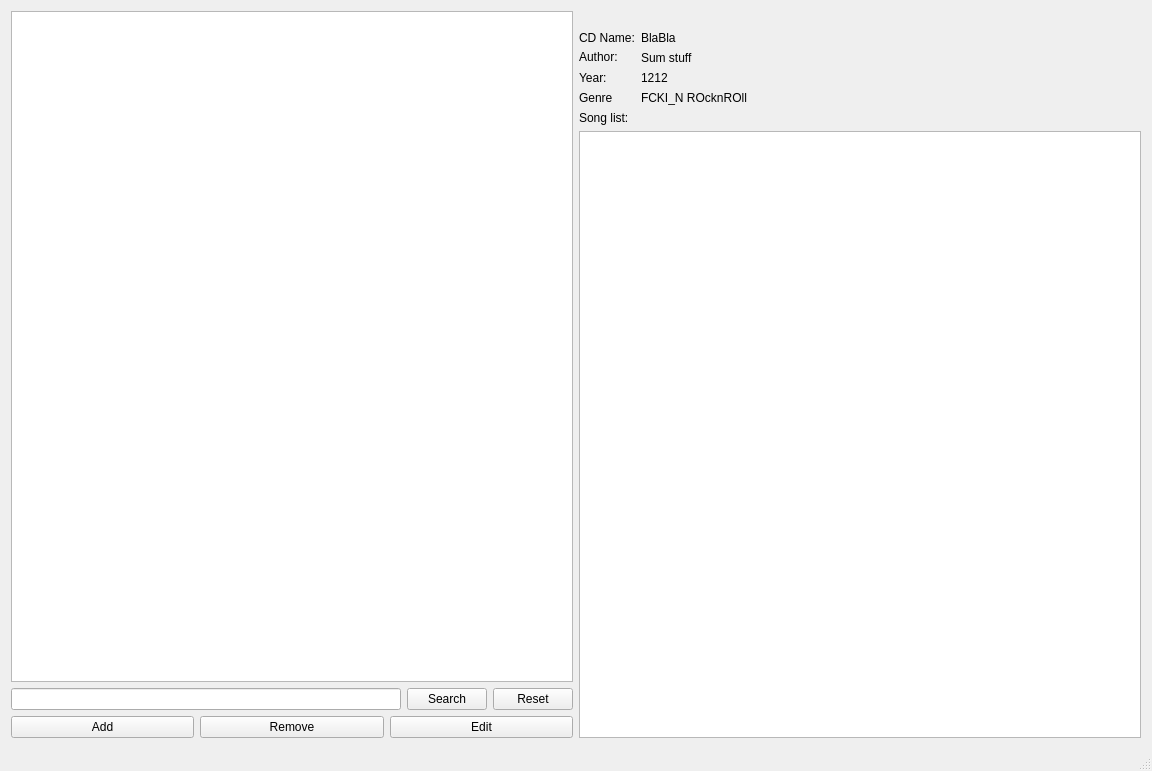
<?xml version="1.0" encoding="UTF-8"?>
<ui version="4.0">
 <class>MainWindow</class>
 <widget class="QMainWindow" name="MainWindow">
  <property name="geometry">
   <rect>
    <x>0</x>
    <y>0</y>
    <width>1152</width>
    <height>771</height>
   </rect>
  </property>
  <property name="minimumSize">
   <size>
    <width>1152</width>
    <height>0</height>
   </size>
  </property>
  <property name="maximumSize">
   <size>
    <width>16777215</width>
    <height>16777215</height>
   </size>
  </property>
  <property name="windowTitle">
   <string>CD-Database</string>
  </property>
  <widget class="QWidget" name="centralWidget">
   <layout class="QHBoxLayout" name="horizontalLayout">
    <item>
     <layout class="QVBoxLayout" name="verticalLayout">
      <item>
       <widget class="QListView" name="listViewAlba">
        <property name="minimumSize">
         <size>
          <width>128</width>
          <height>0</height>
         </size>
        </property>
       </widget>
      </item>
      <item>
       <layout class="QHBoxLayout" name="horizontalLayout_2">
        <item>
         <widget class="QLineEdit" name="searchLine"/>
        </item>
        <item>
         <widget class="QPushButton" name="pushButtonSearch">
          <property name="text">
           <string>Search</string>
          </property>
         </widget>
        </item>
        <item>
         <widget class="QPushButton" name="pushButtonClear">
          <property name="text">
           <string>Reset</string>
          </property>
         </widget>
        </item>
       </layout>
      </item>
      <item>
       <layout class="QHBoxLayout" name="horizontalLayout_5">
        <item>
         <widget class="QPushButton" name="pushButtonAdd">
          <property name="text">
           <string>Add</string>
          </property>
         </widget>
        </item>
        <item>
         <widget class="QPushButton" name="pushButtonRemove">
          <property name="text">
           <string>Remove</string>
          </property>
         </widget>
        </item>
        <item>
         <widget class="QPushButton" name="pushButtonEdit">
          <property name="text">
           <string>Edit</string>
          </property>
         </widget>
        </item>
       </layout>
      </item>
     </layout>
    </item>
    <item>
     <layout class="QVBoxLayout" name="verticalLayout_2">
      <property name="sizeConstraint">
       <enum>QLayout::SetDefaultConstraint</enum>
      </property>
      <item>
       <layout class="QHBoxLayout" name="horizontalLayout_3">
        <item>
         <layout class="QVBoxLayout" name="verticalLayout_3">
          <item>
           <widget class="QLabel" name="thumbImage">
            <property name="maximumSize">
             <size>
              <width>600</width>
              <height>250</height>
             </size>
            </property>
            <property name="text">
             <string/>
            </property>
            <property name="pixmap">
             <pixmap resource="resources.qrc">:/images/none.png</pixmap>
            </property>
            <property name="scaledContents">
             <bool>true</bool>
            </property>
            <property name="alignment">
             <set>Qt::AlignLeading|Qt::AlignLeft|Qt::AlignTop</set>
            </property>
           </widget>
          </item>
          <item>
           <layout class="QFormLayout" name="formLayout">
            <item row="2" column="0">
             <widget class="QLabel" name="rokNOT">
              <property name="text">
               <string>Year:</string>
              </property>
             </widget>
            </item>
            <item row="2" column="1">
             <widget class="QLabel" name="rokChangable">
              <property name="text">
               <string>1212</string>
              </property>
             </widget>
            </item>
            <item row="3" column="0">
             <widget class="QLabel" name="zanrNOT">
              <property name="text">
               <string>Genre</string>
              </property>
             </widget>
            </item>
            <item row="3" column="1">
             <widget class="QLabel" name="zanrChangable">
              <property name="text">
               <string>FCKI_N ROcknROll</string>
              </property>
             </widget>
            </item>
            <item row="0" column="0">
             <widget class="QLabel" name="cdNameNOT">
              <property name="text">
               <string>CD Name:</string>
              </property>
              <property name="alignment">
               <set>Qt::AlignBottom|Qt::AlignLeading|Qt::AlignLeft</set>
              </property>
             </widget>
            </item>
            <item row="0" column="1">
             <widget class="QLabel" name="cdNameChangable">
              <property name="maximumSize">
               <size>
                <width>16777215</width>
                <height>30</height>
               </size>
              </property>
              <property name="text">
               <string>BlaBla</string>
              </property>
              <property name="alignment">
               <set>Qt::AlignLeading|Qt::AlignLeft|Qt::AlignTop</set>
              </property>
             </widget>
            </item>
            <item row="1" column="0">
             <widget class="QLabel" name="autorNOT">
              <property name="maximumSize">
               <size>
                <width>16777215</width>
                <height>13</height>
               </size>
              </property>
              <property name="text">
               <string>Author:</string>
              </property>
              <property name="alignment">
               <set>Qt::AlignBottom|Qt::AlignLeading|Qt::AlignLeft</set>
              </property>
             </widget>
            </item>
            <item row="1" column="1">
             <widget class="QLabel" name="autorChangable">
              <property name="text">
               <string>Sum stuff</string>
              </property>
              <property name="alignment">
               <set>Qt::AlignLeading|Qt::AlignLeft|Qt::AlignTop</set>
              </property>
             </widget>
            </item>
           </layout>
          </item>
         </layout>
        </item>
       </layout>
      </item>
      <item>
       <widget class="QLabel" name="labelSeznamSkladeb">
        <property name="maximumSize">
         <size>
          <width>16777215</width>
          <height>15</height>
         </size>
        </property>
        <property name="text">
         <string>Song list:</string>
        </property>
       </widget>
      </item>
      <item>
       <widget class="QTextEdit" name="songListChangeable"/>
      </item>
     </layout>
    </item>
   </layout>
  </widget>
  <widget class="QMenuBar" name="menuBar">
   <property name="geometry">
    <rect>
     <x>0</x>
     <y>0</y>
     <width>1152</width>
     <height>22</height>
    </rect>
   </property>
  </widget>
  <widget class="QStatusBar" name="statusBar"/>
  <action name="actionOtev_t">
   <property name="text">
    <string>Otevřít</string>
   </property>
  </action>
  <action name="actionUlo_it">
   <property name="text">
    <string>Uložit</string>
   </property>
  </action>
  <action name="actionExit">
   <property name="text">
    <string>Exit</string>
   </property>
  </action>
 </widget>
 <layoutdefault spacing="6" margin="11"/>
 <resources>
  <include location="resources.qrc"/>
 </resources>
 <connections>
  <connection>
   <sender>actionExit</sender>
   <signal>triggered()</signal>
   <receiver>MainWindow</receiver>
   <slot>close()</slot>
   <hints>
    <hint type="sourcelabel">
     <x>-1</x>
     <y>-1</y>
    </hint>
    <hint type="destinationlabel">
     <x>294</x>
     <y>241</y>
    </hint>
   </hints>
  </connection>
 </connections>
</ui>
